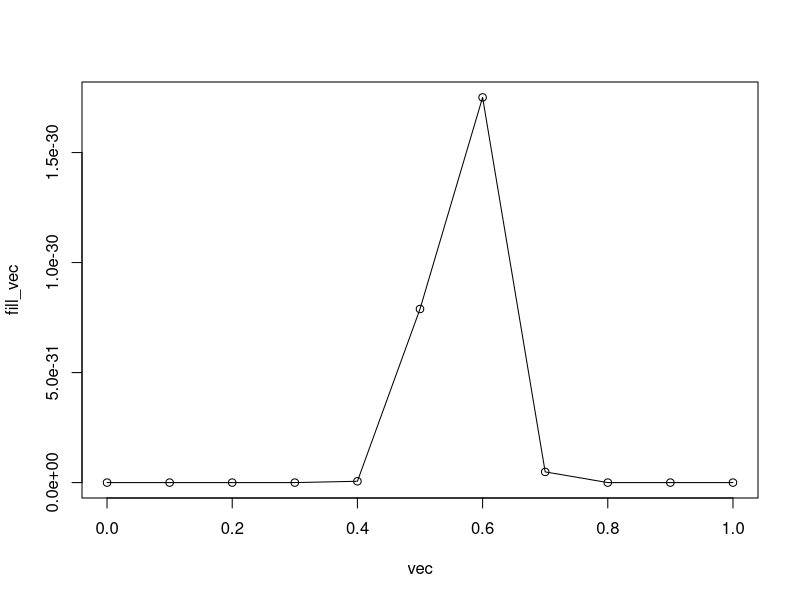
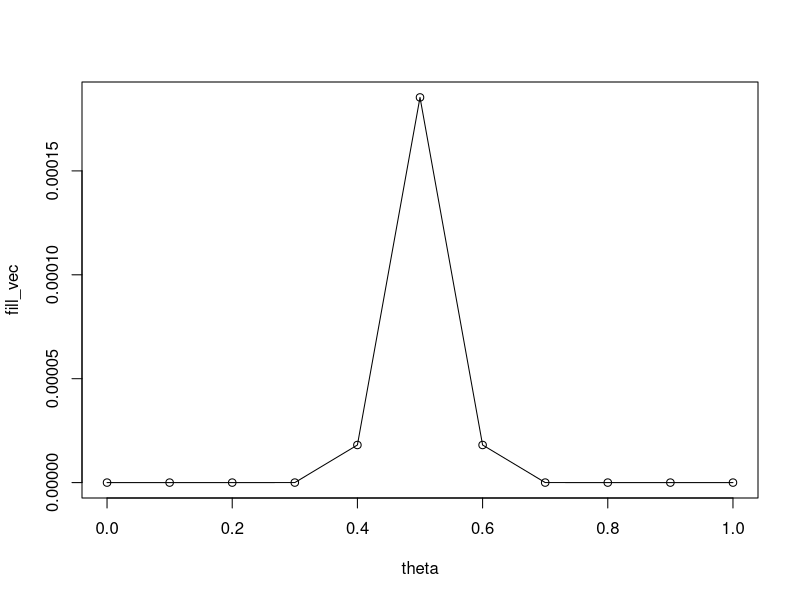
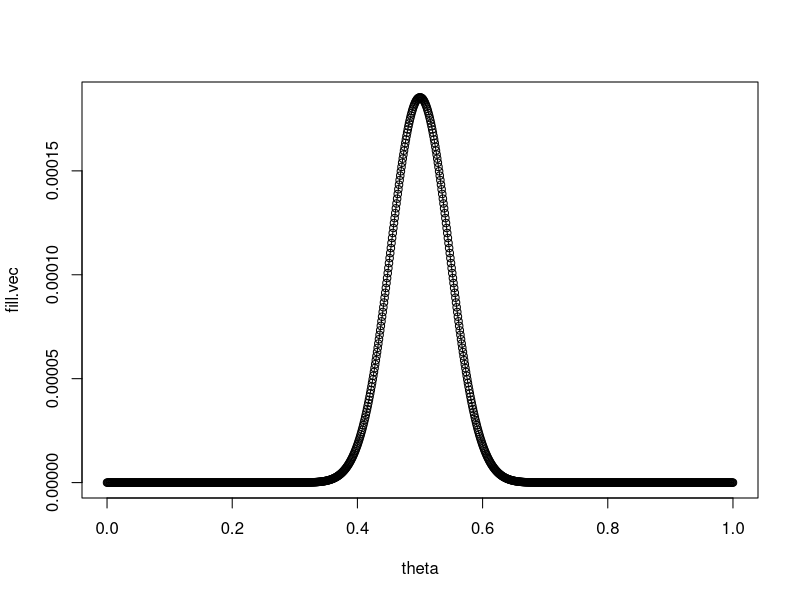
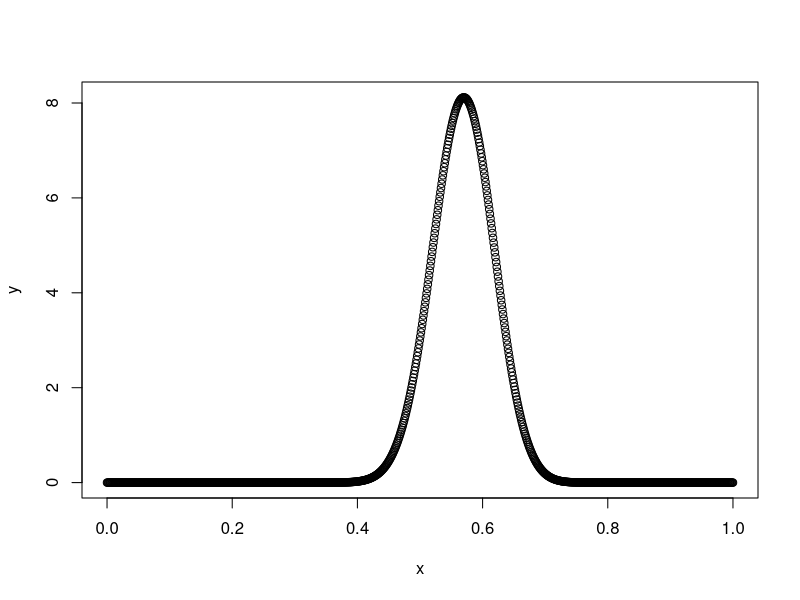
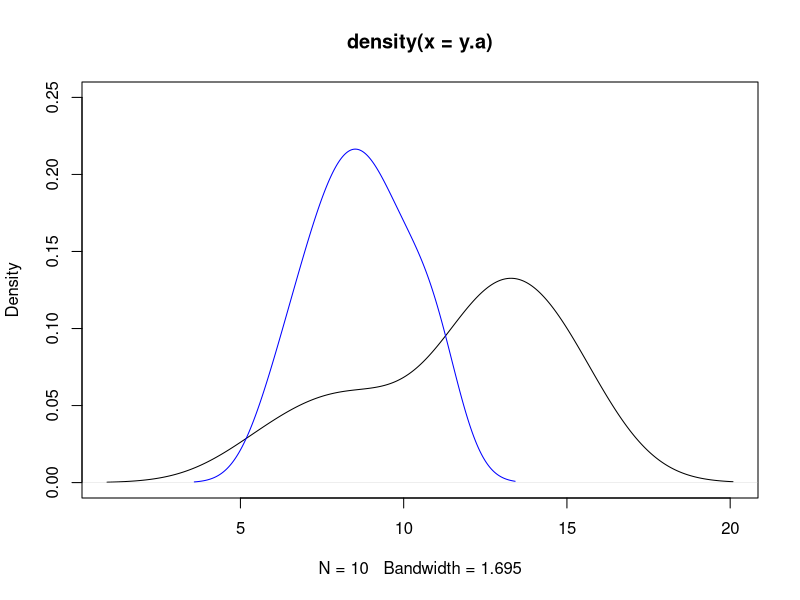

Reproduce these figures in R, in order.

# question 3.1 b

three.one <- function(x)
{
  one <- x^57
  two <- (1-x)^43
  three <- one*two
  print(three)
}

vec <- seq(0,1,0.1)
fill_vec <- rep(0, length(vec))

for(i in 1:11) 
  {
  input <- three.one(vec[i])
  print(vec[i])
  print(input)
  
  fill_vec[i] <- input
  }

plot(vec, fill_vec, type = "o")



#3.1 part c

# compute the posterior probability of theta

constant <- (gamma(58)*gamma(44)) / gamma(102)

(theta <- seq(0,1,0.1)) # prior theta values
fill_vec <- rep(0,length(theta)) # posterior theta estimates

three.three <- function(tht)
{
  one <- tht^57
  two <- (1 - tht)^57
  three <- (one * two) / constant
  print(three)
}

for(i in 1:length(theta))
{
  input <- three.three(theta[i])
  #print(theta[i])
  #print(input)
  
  fill_vec[i] <- input
}

plot(theta, fill_vec, type="o")

# 3.1 part d

theta <- seq(0,1,length.out = 1000)
fill.vec <- rep(0,1000)
   
three.four <- function(tht)
{
  one <- tht^57
  two <- (1 - tht)^57
  three <- (one * two) / constant
  print(three)
}

for(i in 1:length(theta))
{
  input <- three.four(theta[i])
  fill.vec[i] <- input
}

plot(theta, fill.vec, type="o")


# 3.1 part e

x <- seq(0,1,length.out = 1000)
y <- dbeta(x = x, shape1 = 58, shape2 = 44)

plot(x,y)


# 3.3 part a

y.a <- c(12,9,12,14,13,13,15,8,15,6)
y.b <- c(11,11,10,9,9,8,7,10,6,8,8,9,7)

plot(density(y.a), ylim=c(0,.25))
lines(density(y.b), col="blue")

# specify the parameters for population A
a.a <- 120; a.b <- 10 # prior is y ~ gamma(120, 10)
n.a <- length(y.a)
sum.y.a <- sum(y.a)


# the mean of the gamma distribution is given by (a / b)
# which in this case will be: (sum.y.a + a.a) / (a.b + n.a)
(sum.y.a + a.a) / (a.b + n.a)

# the variance of the gamma distribution is given by (a / b^2)
# which in this case will be: (sum.y.a + a.a) / (a.b + n.a)^2
(sum.y.a + a.a) / (a.b + n.a)^2

# The 95% quantile-based estimate will be found by pulling quantiles from the 
# gamma distribution with the posterior parameters (sum.y.a + a.a) / (a.b + n.a)

qgamma(c(0.025,0.975), (sum.y.a + a.a), (a.b + n.a) )


# repeat this exercise for the independent B distribution

b.a <- 12; b.b <- 1 # prior is y ~ gamma(12, 1)
n.b <- length(y.b)
sum.y.b <- sum(y.b)


# the mean of the gamma distribution is given by (a / b)
(sum.y.b + b.a) / (b.b + n.b)

# the variance of the gamma distribution is given by (a / b^2)
(sum.y.b + b.a) / (b.b + n.b)^2

# The 95% quantile-based estimate will be found by pulling quantiles from the 
# gamma distribution with the posterior parameters (a,b)

qgamma(c(0.025,0.975), (sum.y.b + b.a), (b.b + n.b) )


